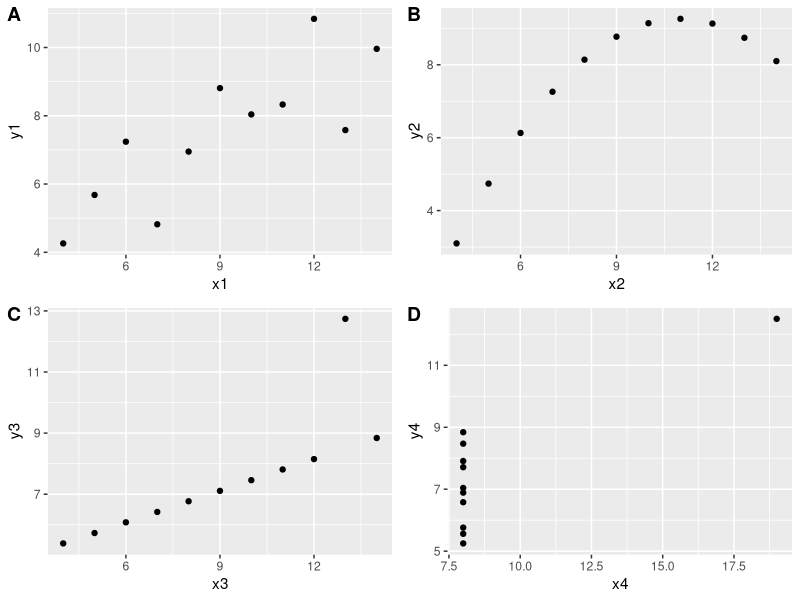

Write the R code that produced this figure. (Note: this script raises an error after producing the figure.)

# anscombe data set is already pre-loaded for you let's see 
# what we have in this data set
data(anscombe)

# let's compute the mean and std of (xi, yi) 
# and the correlation coefficent between xi and yi
print(" Mean(x), mean(y), std(x), std(y)")
c(mean(anscombe$x1), mean(anscombe$y1), sd(anscombe$x1), sd(anscombe$y1), cor(anscombe$x1, anscombe$y1))
c(mean(anscombe$x2), mean(anscombe$y2), sd(anscombe$x2), sd(anscombe$y2), cor(anscombe$x2, anscombe$y2))
c(mean(anscombe$x3), mean(anscombe$y3), sd(anscombe$x3), sd(anscombe$y3), cor(anscombe$x3, anscombe$y3))
c(mean(anscombe$x4), mean(anscombe$y4), sd(anscombe$x4), sd(anscombe$y4), cor(anscombe$x4, anscombe$y4))


library(ggplot2)
library(ggpubr)

# make the plot
p1 <- ggplot(anscombe, aes(x=x1, y=y1)) + geom_point()
p2 <- ggplot(anscombe, aes(x=x2, y=y2)) + geom_point()
p3 <- ggplot(anscombe, aes(x=x3, y=y3)) + geom_point()
p4 <- ggplot(anscombe, aes(x=x4, y=y4)) + geom_point()
# visualize the plot
ggarrange(p1, p2, p3, p4, labels = c("A", "B", "C", "D"), ncol = 2, nrow = 2)



# Starts with stars data frame
data(stars)

# let's take a look at stars data set
head(stars)

# Initiate a ggplot object
# make a scatter plot, geom_point
# aes() maps variables to x and y-axis  (x = magnitude, y = temp)
ggplot(data=stars, aes(x=magnitude, y=temp)) + geom_point()

# now let's change the scale
ggplot(data=stars, aes(x=magnitude, y=temp)) + geom_point() + scale_y_log10()

# color code them based on their type
ggplot(data=stars, aes(x=magnitude, y=temp, col=type)) + geom_point() + scale_y_log10()








